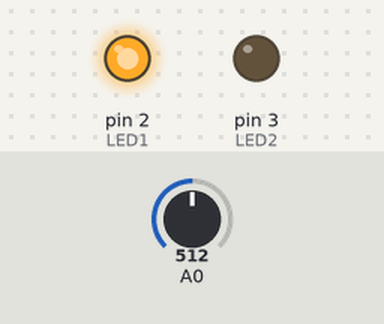
Simulated run of this sketch. Board: Arduino Uno, built with avr-gcc and run on an emulated ATmega328P. Parts: output pins drawn as LEDs (lit = HIGH). Inputs (shaded band) come from the test bench; at power-on: A0 = 512. What the sketch prints to the serial monitor is not drawn.

Above: at 0.2 s.
Timing chart, 0 to 1.7 s (numbered marks = the images above):
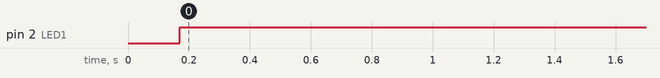

The sketch:

clasificador.ino
```cpp
#include <compat/deprecated.h>
#include <FlexiTimer2.h>
#include <Features_EMG.h>

// All definitions
#define NUMCHANNELS 1
#define SAMPLES 150
#define SAMPFREQ 1024                     // ADC sampling rate 1024
#define TIMER2VAL (1024/(SAMPFREQ))       // Set 1024Hz sampling frequency
#define length(x) (sizeof(x)/sizeof(x[0]))
#define LED1 2
#define LED2 3
const double Coeffs[9][5] = {{-55.8,-50.929,113.14,-59.205,1.9511},
{-75.108,-46.645,134.14,-57.702,2.2369},
{-59.402,-48.104,116.66,-57.468,1.8863},
{-62.18,-44.898,110.6,-47.566,1.9991},
{-77.386,-45.448,140.99,-60.533,2.0675},
{-79.672,-54.29,155.14,-75.31,2.2665},
{-82.112,-51.816,152.75,-66.436,2.13},
{-77.623,-44.576,140.64,-60.739,2.0248},
{-73.872,-50.028,139.29,-61.479,1.9156}}; // 2 5 6 7

volatile double Buf[SAMPLES] = {0};  //The transmission packet
double BufCalc[SAMPLES] = {0};
volatile uint8_t pos_buf = 0;
volatile int a = 0;
volatile int contador = 0;
volatile unsigned int ADC_Value = 0;	  //ADC current value
volatile int ADC_Value_aux = 0;

unsigned int sampling_period_us;
unsigned long microseconds;

Features_EMG F_EMG(BufCalc, SAMPLES, SAMPFREQ);

//~~~~~~~~~~
// Functions
//~~~~~~~~~~


/****************************************************/
/*  Function name: setup                            */
/*  Parameters                                      */
/*    Input   :  No	                            */
/*    Output  :  No                                 */
/*    Action: Initializes all peripherals           */
/****************************************************/
void setup() {

  // Serial Port
  Serial.begin(115200);

  pinMode(LED1, OUTPUT);  //Setup LED1 direction
  pinMode(LED2, OUTPUT);  //Setup LED1 direction
  digitalWrite(LED1,LOW); //Setup LED1 state
  digitalWrite(LED2,LOW); //Setup LED1 state

  noInterrupts();  // Disable all interrupts before initialization

  // Timer2
  FlexiTimer2::set(TIMER2VAL, Timer2_Overflow_ISR);
  FlexiTimer2::start();

  interrupts();  // Enable all interrupts after initialization has been completed
}


/****************************************************/
/*  Function name: Timer2_Overflow_ISR              */
/*  Parameters                                      */
/*    Input   :  No	                            */
/*    Output  :  No                                 */
/*    Action: Determines ADC sampling frequency.    */
/****************************************************/
void Timer2_Overflow_ISR()
{
  int read_ = analogRead(0);
  Buf[pos_buf] = ((double)read_ - 512.0) * 0.0048828125;
  pos_buf++;
  if (pos_buf == SAMPLES)
    pos_buf = 0;

  if (contador == SAMPLES - 1)
  {
    int pos_buf_aux = pos_buf;
    for (int i = 0; i < SAMPLES; i++)
    {
      BufCalc[i] = Buf[pos_buf_aux];
      pos_buf_aux++;
      if (pos_buf_aux == SAMPLES)
        pos_buf_aux = 0;
    }
    //double F1 = F_EMG.NEMAV();
    double F2 = F_EMG.NMAV();
    //double F3 = F_EMG.NRMS();
    //double F4 = F_EMG.NAAC();
    double F5 = F_EMG.NDASDV();
    double F6 = F_EMG.NMMAV();
    double F7 = F_EMG.NMMAV2();
    //double F8 = F_EMG.NVAR();

    int result = clasificador(F2,F5,F6,F7);

    if(result == 1)
    {
      Serial.println("ABIERTA");
      tipo1();
    }
    else
    {
      Serial.println("CERRADA");
      tipo2();
    }
  }
  contador++;
  if (contador == SAMPLES)
    contador = 0;
}

int clasificador(double F1, double F2, double F3, double F4)
{
  int num_model = length(Coeffs);
  //Inicialización de las variables para la estrategia Majority voting
  int tipo_A = 0;
  int tipo_B = 0;
  //Bucle en el calcularemos el resultado de la ecuación de coeficientes de los n modelos seleccionados para el Majority voting
  for (int i = 0; i < num_model; i++)
  {
    double aux = F1 * Coeffs[i][0] + F2 * Coeffs[i][1] + F3 * Coeffs[i][2] + F4 * Coeffs[i][3] +
                Coeffs[i][4];
    //Si el resultado es menor de 0 tipo_B++
    if (aux < 0)
      tipo_B++;
    //Sino, tipo_A++
    else
      tipo_A++;
  }
  //Aplicamos Majority voting
  if (tipo_A > tipo_B)
    return 1;
  else
    return 2;
}

void tipo1()
{
  digitalWrite(LED1,HIGH); //Setup LED1 state
  digitalWrite(LED2,LOW); //Setup LED1 state
}

void tipo2()
{
  digitalWrite(LED1,LOW); //Setup LED1 state
  digitalWrite(LED2,HIGH); //Setup LED1 state
}

/****************************************************/
/*  Function name: loop                             */
/*  Parameters                                      */
/*    Input   :  No	                            */
/*    Output  :  No                                 */
/*    Action: Puts MCU into sleep mode.             */
/****************************************************/
void loop() {

  __asm__ __volatile__ ("sleep");

}
```

Features_EMG.h
```cpp
#ifdef ARDUINO
#if ARDUINO >= 100
#include "Arduino.h"
#else
#include "WProgram.h" /* This is where the standard Arduino code lies */
#endif
#else
#include <stdlib.h>
#include <stdio.h>
#include <math.h>
#endif

#define NEMAV_min 0.0770
#define NEMAV_max 0.7238
#define NMAV_min 0.0188
#define NMAV_max 0.6556
#define NRMS_min 0.0243
#define NRMS_max 0.8244
#define NAAC_min 0.0018
#define NAAC_max 0.1184
#define NDASDV_min 0.0030
#define NDASDV_max 0.1505
#define NMMAV_min 0.0144
#define NMMAV_max 0.5036
#define NMMAV2_min 0.0096
#define NMMAV2_max 0.4052
#define NVAR_min 0.0005892754876608302
#define NVAR_max 0.6799


class Features_EMG {
public:
	Features_EMG(double* signal, int L, int fs);
	~Features_EMG(void);
	double length_seconds();
	double EMAV();
	double MAV();
	double RMS();
	double AAC();
	double DASDV();
	double MMAV();
	double MMAV2();
	double VAR();
	double NEMAV();
	double NMAV();
	double NRMS();
	double NAAC();
	double NDASDV();
	double NMMAV();
	double NMMAV2();
	double NVAR();
private:
	double* _signal;
	int _L;
	int _fs;
};
```

Measured:
- by itself, pin 2 (LED1): LOW → HIGH at 0.17 s
